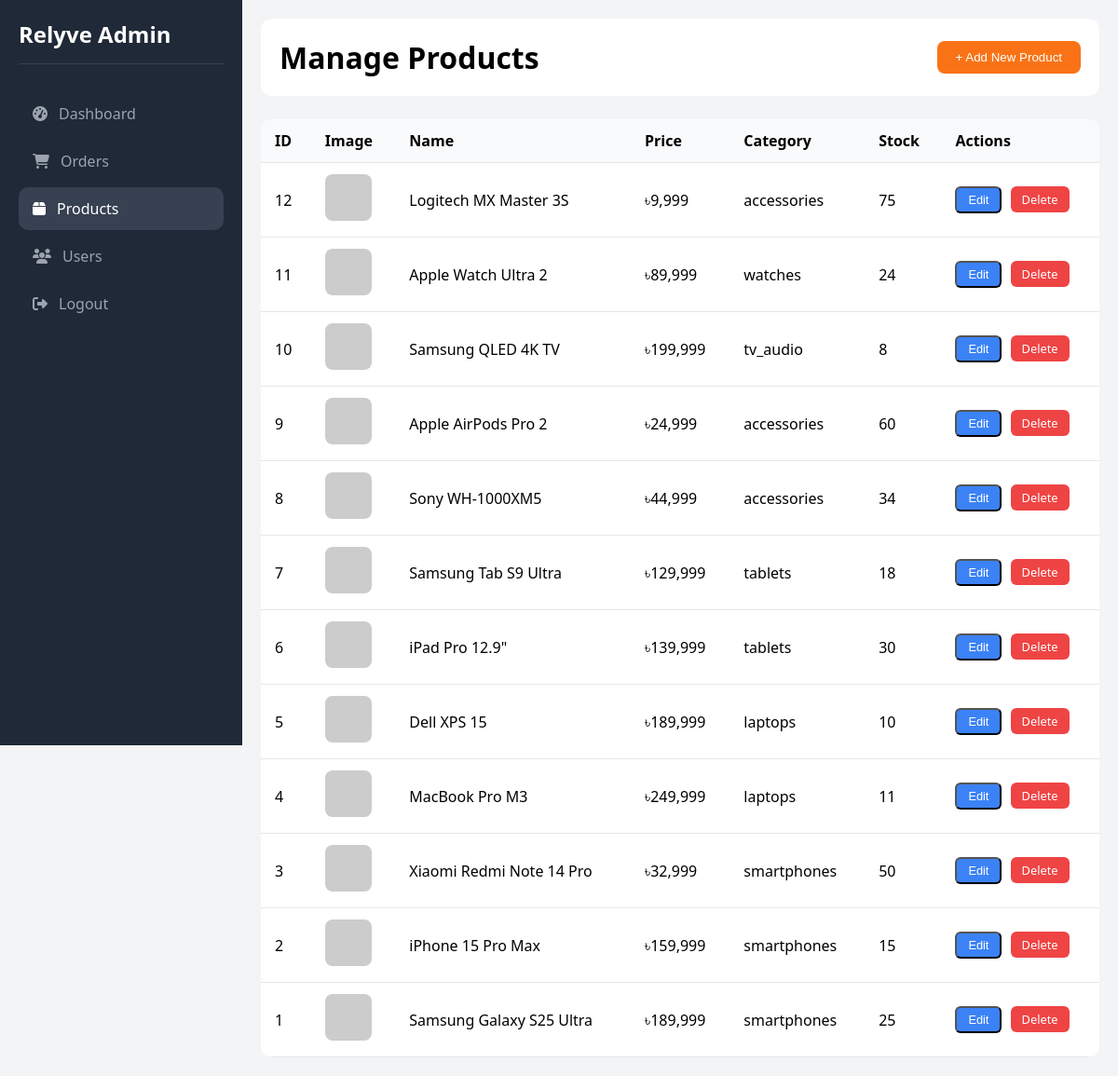
Page /admin/products.php (signed in) on the earlier database version.
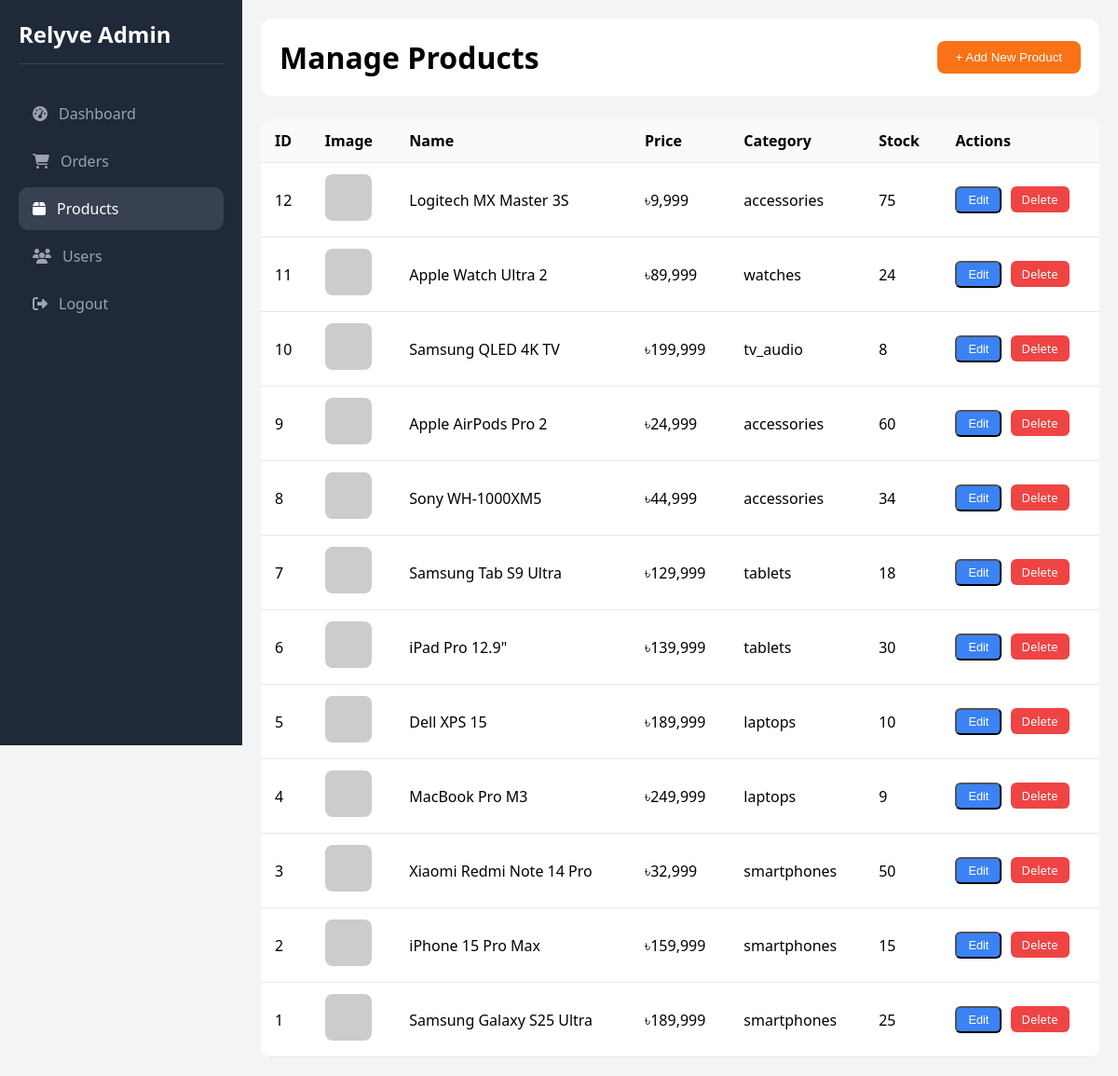
Same page on the later database version.
### tables this page shows
CREATE TABLE `products` (
  `id` int(11) NOT NULL,
  `name` varchar(200) NOT NULL,
  `description` text DEFAULT NULL,
  `price` decimal(10,2) NOT NULL,
  `old_price` decimal(10,2) DEFAULT NULL,
  `category` varchar(50) NOT NULL,
  `stock` int(11) DEFAULT 10,
  `rating` decimal(2,1) DEFAULT 4.5,
  `image_url` varchar(500) DEFAULT NULL,
  `is_hot_deal` tinyint(1) DEFAULT 0,
  `deal_price` decimal(10,2) DEFAULT NULL,
  `deal_start_date` datetime DEFAULT NULL,
  `deal_end_date` datetime DEFAULT NULL,
  `deal_quantity` int(11) DEFAULT NULL,
  `deal_sold` int(11) DEFAULT 0,
  `created_at` timestamp NOT NULL DEFAULT current_timestamp()
);

### admin/products.php (the view, shortened to what this page needs)
<?php
include '../config/db_connect.php';
$products = mysqli_query($conn, "SELECT * FROM products ORDER BY id DESC");
?>
<!DOCTYPE html>
<html lang="en">
<head>
    <link rel="stylesheet" href="https://cdnjs.cloudflare.com/ajax/libs/font-awesome/6.6.0/css/all.min.css">
</head>
<body>
    <div class="admin-container">
        <div class="sidebar">
            <h2>Relyve Admin</h2>
            <a href="index.php"><i class="fas fa-tachometer-alt"></i> Dashboard</a>
            <a href="orders.php"><i class="fas fa-shopping-cart"></i> Orders</a>
            <a href="products.php" class="active"><i class="fas fa-box"></i> Products</a>
            <a href="users.php"><i class="fas fa-users"></i> Users</a>
            <a href="../logout.php"><i class="fas fa-sign-out-alt"></i> Logout</a>
        </div>
        <div class="main-content">
            <div class="header">
                <h1>Manage Products</h1>
                <button class="btn-add" onclick="openAddModal()">+ Add New Product</button>
            </div>
            <div class="table-container">
                <table>
                    <thead>
                        <tr>
                            <th>ID</th>
                            <th>Image</th>
                            <th>Name</th>
                            <th>Price</th>
                            <th>Category</th>
                            <th>Stock</th>
                            <th>Actions</th>
                        </tr>
                    </thead>
                    <tbody>
                        <?php while($product = mysqli_fetch_assoc($products)): ?>
                        <tr>
                            <td><?php echo $product['id']; ?></td>
                            <td><img src="<?php echo $product['image_url']; ?>" class="product-img" onerror="this.src='https://via.placeholder.com/50'"></td>
                            <td><?php echo $product['name']; ?></td>
                            <td>৳<?php echo number_format($product['price']); ?></td>
                            <td><?php echo $product['category']; ?></td>
                            <td><?php echo $product['stock']; ?></td>
                            <td>
                                <button class="btn-edit" onclick="openEditModal(<?php echo htmlspecialchars(json_encode($product)); ?>)">Edit</button>
                                <a href="?delete=<?php echo $product['id']; ?>" class="btn-delete" onclick="return confirm('Delete this product?')">Delete</a>
                            </td>
                        </tr>
                        <?php endwhile; ?>
                    </tbody>
                </table>
            </div>
        </div>
    </div>
</body>
</html>

Differences in the rows shown:
changed products "MacBook Pro M3": stock "11" → "9"
